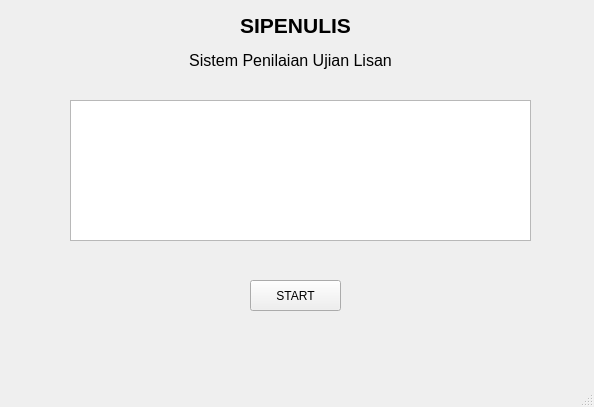
<?xml version="1.0" encoding="UTF-8"?>
<ui version="4.0">
 <class>MainWindow</class>
 <widget class="QMainWindow" name="MainWindow">
  <property name="geometry">
   <rect>
    <x>0</x>
    <y>0</y>
    <width>594</width>
    <height>407</height>
   </rect>
  </property>
  <property name="windowTitle">
   <string>MainWindow</string>
  </property>
  <widget class="QWidget" name="centralwidget">
   <widget class="QLabel" name="title">
    <property name="geometry">
     <rect>
      <x>230</x>
      <y>10</y>
      <width>131</width>
      <height>31</height>
     </rect>
    </property>
    <property name="font">
     <font>
      <pointsize>16</pointsize>
      <weight>75</weight>
      <bold>true</bold>
     </font>
    </property>
    <property name="text">
     <string>SIPENULIS</string>
    </property>
    <property name="textFormat">
     <enum>Qt::AutoText</enum>
    </property>
    <property name="alignment">
     <set>Qt::AlignCenter</set>
    </property>
    <property name="wordWrap">
     <bool>false</bool>
    </property>
   </widget>
   <widget class="QGraphicsView" name="questionView">
    <property name="geometry">
     <rect>
      <x>70</x>
      <y>100</y>
      <width>461</width>
      <height>141</height>
     </rect>
    </property>
   </widget>
   <widget class="QPushButton" name="startButton">
    <property name="geometry">
     <rect>
      <x>250</x>
      <y>280</y>
      <width>91</width>
      <height>31</height>
     </rect>
    </property>
    <property name="text">
     <string>START</string>
    </property>
   </widget>
   <widget class="QLabel" name="titledec">
    <property name="geometry">
     <rect>
      <x>130</x>
      <y>50</y>
      <width>321</width>
      <height>20</height>
     </rect>
    </property>
    <property name="font">
     <font>
      <pointsize>12</pointsize>
     </font>
    </property>
    <property name="layoutDirection">
     <enum>Qt::LeftToRight</enum>
    </property>
    <property name="text">
     <string>Sistem Penilaian Ujian Lisan</string>
    </property>
    <property name="alignment">
     <set>Qt::AlignCenter</set>
    </property>
   </widget>
   <widget class="QLabel" name="studentLbl">
    <property name="geometry">
     <rect>
      <x>440</x>
      <y>10</y>
      <width>121</width>
      <height>20</height>
     </rect>
    </property>
    <property name="text">
     <string/>
    </property>
    <property name="textFormat">
     <enum>Qt::PlainText</enum>
    </property>
   </widget>
   <widget class="QLabel" name="numberLabel">
    <property name="geometry">
     <rect>
      <x>560</x>
      <y>10</y>
      <width>21</width>
      <height>20</height>
     </rect>
    </property>
    <property name="text">
     <string/>
    </property>
   </widget>
  </widget>
  <widget class="QStatusBar" name="statusbar"/>
 </widget>
 <resources/>
 <connections/>
</ui>
